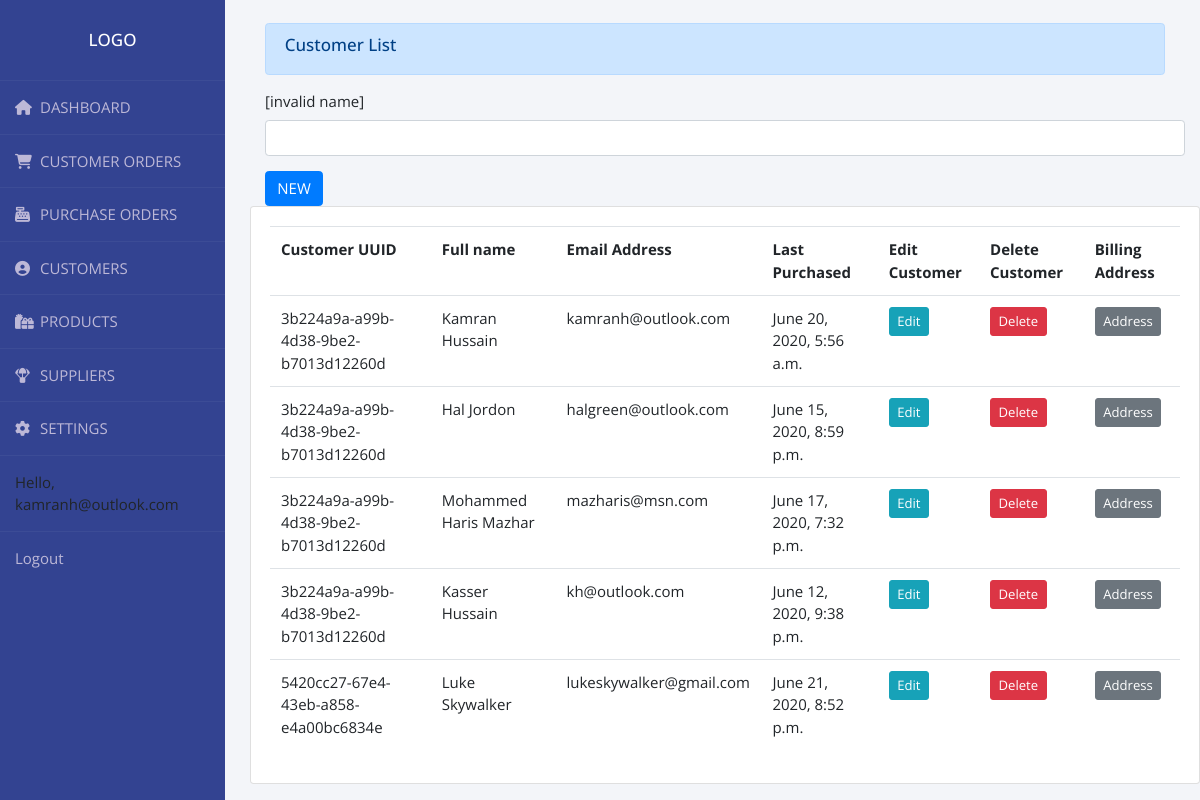
The app's page /customer_list/ (signed in) with its own data.
### accounts/models.py (models this page shows, shortened)
class User(AbstractBaseUser):
    email = models.EmailField(max_length=255,unique=True)
    active = models.BooleanField(default=True)
    staff = models.BooleanField(default=False)
    admin = models.BooleanField(default=False)
    USERNAME_FIELD = 'email'
    REQUIRED_FIELDS = []
    objects = UserManager()
    def __str__(self):
        return self.email
    @property
    def is_active(self):
        return self.active

class Customer(models.Model):
    GENDER = (
			('Male', 'Male'),
			('Female', 'Female'),
			)
    TITLE = (
			('Mr', 'Mr'),
			('Mrs', 'Mrs'),
			('Miss', 'Miss'),
			('Ms', 'Ms'),
			('Dr', 'Dr'),
			('Sir', 'Sir'),
			('Madam', 'Madam'),
			)
    user = models.OneToOneField(User,on_delete=models.CASCADE)
    title = models.CharField(max_length=200, null=True, choices=TITLE)
    first_name = models.CharField(max_length=200, null=True)
    middle_name = models.CharField(max_length=200, blank=True,default='')
    last_name = models.CharField(max_length=200, null=True)
    phone = models.CharField(max_length=200, null=True)
    country = CountryField()
    birth_year = models.CharField(max_length=4, null=True)
    gender = models.CharField(max_length=200, null=True, choices=GENDER)
    date_created = models.DateTimeField(auto_now=True, null=True)
    profile_pic = models.ImageField(null=True, blank=True)
    last_purchase = models.DateTimeField(blank=True, null=True)
    address1 = models.CharField(max_length=1000,null=True)
    address2 = models.CharField(max_length=1000,null=True, blank=True, default='')
    city = models.CharField(max_length=1000, null=True)
    county = models.CharField(max_length=1000, null=True)
    post_code = models.CharField(max_length=1000, null=True)
    customer_uuid = models.UUIDField(default=uuid.uuid4)

### accounts/views.py (the view)
# urls.py: path('customer_list/', views.customer_list, name="customer_list"),
@login_required(login_url='login')
def customer_list(request):
    users = User.objects.all().select_related('customer')
    customer_list = Customer.objects.annotate(
        latest=Max('order__date_created'))
    order = Order.objects.all()
    k = Order.objects.values('customer_id').annotate(
        last_created=Max('date_created'))
    myFilter1 = CustomerlistFilter(request.GET, queryset=customer_list)
    customer_list = myFilter1.qs
    context = {'customer_list': customer_list,
               'myFilter1': myFilter1, 'order': order, 'k': k, 'users': users}
    return render(request, 'accounts/customer_list.html', context)

### accounts/templates/accounts/customer_list.html (shortened to what this page needs)
{%  extends 'accounts/main.html' %}
{% load crispy_forms_tags %}
{% block content %}
<div class="container">
	<div class="alert alert-primary" style="width:60rem">
		<h2>Customer List</h2>
	</div>
</div>
<div class=container>
	<form method="GET">
		{{myFilter1.form | crispy}}
</div>
<div class=container>
	<a class="btn btn-primary" name='new_customer' href="{% url 'new_customer_profile' %}" role="button">NEW</a>
</div>
<div class="card card-body">
	<table class="table">
		<tr>
			<th>Customer UUID</th>
			<th>Full name</th>
			<th>Email Address</th>
			<th>Last Purchased</th>
			<th>Edit Customer</th>
			<th>Delete Customer</th>
			<th>Billing Address</th>
		</tr>
		{% for d in customer_list %}
		<tr>
			<td>{{d.customer_uuid}} </td>
			<td>{{d.first_name}} {{d.middle_name}} {{d.last_name}}</td>
			<td>{{d.user.email}}</td>
			<td>{{d.latest}}</td>
			<td><a class="btn btn-sm btn-info" name="edit_customer" href="{% url 'customer_profile' d.id %}">Edit</a>
			</td>
			<td><a class="btn btn-sm btn-danger" href="{% url 'delete_profile' d.id %}">Delete</a></td>
			<td><a class="btn btn-sm btn-secondary" href="{% url 'address_customer' d.id %}">Address</a></td>
		</tr>
		{% endfor %}
	</table>
</div>
</div>
</div>
{% endblock content %}

### accounts/templates/accounts/main.html (shortened to what this page needs)
{% load static %}
<!DOCTYPE html>
<html>
<head>
	<link rel="stylesheet" href="https://stackpath.bootstrapcdn.com/bootstrap/4.3.1/css/bootstrap.min.css"
>
	<link rel="stylesheet" type="text/css" href="{% static '/css/main.css' %}">
</head>
<body>
	{%  include 'accounts/navbar.html' %}
	<div id="main-container">
		<div class="container-fixed">
			{% block content %}
			{% endblock %}
</body>
</html>

### accounts/templates/accounts/navbar.html (shortened to what this page needs)
{% load static %}
  <nav class="nav flex-column float-left">
    <div class="wrapper">
      <div class="sidebar">
        <h2>Logo</h2>
        <ul>
          <li>
            <a href="{% url 'home' %}"><i class="fas fa-home"></i>DASHBOARD</a>
          </li>
          <li>
            <a href="{% url 'customer_order_list' %}"><i class="fas fa-shopping-cart"></i>CUSTOMER ORDERS</a>
          </li>
          <li>
            <a href=""><i class="fas fa-cash-register"></i>PURCHASE ORDERS</a>
          </li>
          <li>
            <a href="{% url 'customer_list' %}"><i class="fas fa-user-circle"></i>CUSTOMERS</a>
          </li>
          <li>
            <a href="{% url 'product_list' %}"><i class="fas fa-gifts"></i>PRODUCTS</a>
          </li>
          <li>
            <a href=""><i class="fas fa-parachute-box"></i>SUPPLIERS</a>
          </li>
          <li>
            <a href=""><i class="fas fa-cog"></i>SETTINGS</a>
          </li>
          <li>
            <span class="hello-msg">Hello, {{request.user}}</span>
          </li>
          <li>
            <span><a class="hello-msg" href="{% url 'logout' %}">Logout</a></span>
          </li>
        </ul>
      </div>
    </div>
  </nav>

### static/css/main.css (style rules this page uses)
body { background-color: #94d8f7; width: 100%; margin:auto; height:auto; display:block; }
#main-container { padding-left:250px }

### accounts/templates/accounts/navbar.html (style rules this page uses)
* { margin:0; padding:0; box-sizing: border-box; list-style: none; text-decoration: none; font-family: 'Open Sans', sans-serif; font-size: 15px; }
h2 { font-size: 17px; }
body { background: #f3f5f9; }
.wrapper { display:flex; position: relative; }
.wrapper .sidebar { position: fixed; width: 225px; height: 100%; background: #334391; padding: 30px 0; }
.wrapper .sidebar h2 { color: #fff; text-transform: uppercase; text-align: center; margin-bottom: 30px; }
.wrapper .sidebar ul li { padding: 15px; border-bottom: 1px solid rgba(0,0,0,0,0.05); border-top: 1px solid rgba(225,225,225,0.05); }
.wrapper .sidebar ul li a { color: #bdb8d7; display: block; }
.wrapper .sidebar ul li a .fas { width: 25px; }

### records on screen
User: user "kamranh@outlook.com"
Customer: customer_uuid "3b224a9a-a99b-4d38-9be2-b7013d12260d", first_name "Kamran", last_name "Hussain", user.email "kamranh@outlook.com", latest "June 20, 2020, 5:56 a.m."
Customer: customer_uuid "3b224a9a-a99b-4d38-9be2-b7013d12260d", first_name "Hal", last_name "Jordon", user.email "halgreen@outlook.com", latest "June 15, 2020, 8:59 p.m."
Customer: customer_uuid "3b224a9a-a99b-4d38-9be2-b7013d12260d", first_name "Mohammed", middle_name "Haris", last_name "Mazhar", user.email "mazharis@msn.com", latest "June 17, 2020, 7:32 p.m."
Customer: customer_uuid "3b224a9a-a99b-4d38-9be2-b7013d12260d", first_name "Kasser", last_name "Hussain", user.email "kh@outlook.com", latest "June 12, 2020, 9:38 p.m."
Customer: customer_uuid "5420cc27-67e4-43eb-a858-e4a00bc6834e", first_name "Luke", last_name "Skywalker", user.email "lukeskywalker@gmail.com", latest "June 21, 2020, 8:52 p.m."
